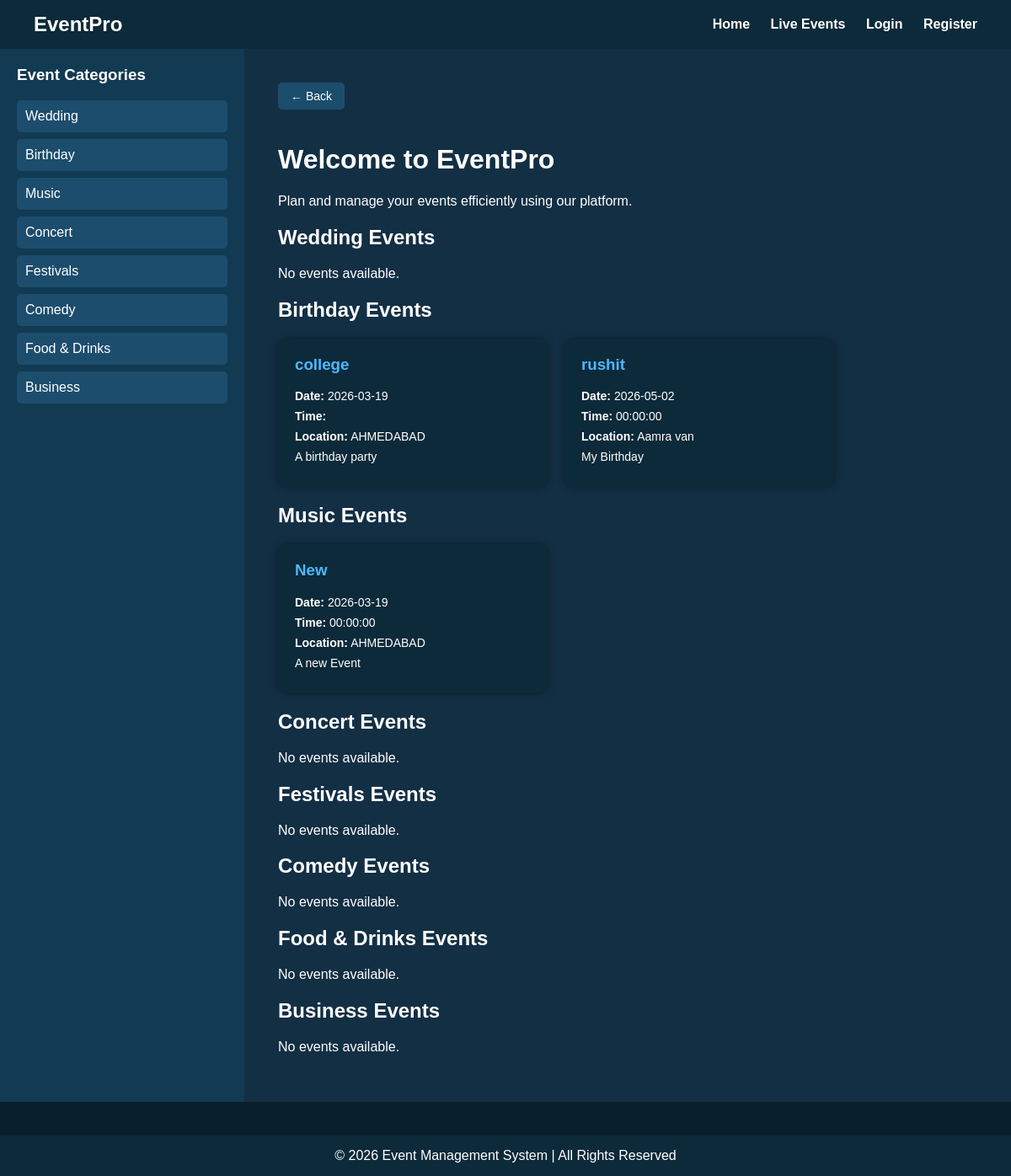
The page / on the database its author committed.
### tables this page shows
CREATE TABLE IF NOT EXISTS `events` (
  `id` int NOT NULL AUTO_INCREMENT,
  `event_name` varchar(255) NOT NULL,
  `event_date` date NOT NULL,
  `event_time` time DEFAULT NULL,
  `event_location` varchar(255) NOT NULL,
  `description` text NOT NULL,
  `created_at` timestamp NULL DEFAULT CURRENT_TIMESTAMP,
  `user_name` varchar(100) DEFAULT NULL,
  `status` varchar(20) DEFAULT 'pending',
  `live_status` varchar(10) DEFAULT 'no',
  `category` varchar(50) DEFAULT NULL,
  PRIMARY KEY (`id`)
);

### index.php (the view, shortened to what this page needs)
<?php
include("config.php");
$result = $conn->query("SELECT * FROM events WHERE status='approved' ORDER BY category, event_date ASC");
$events = [];
while($row = $result->fetch_assoc()){
    $events[$row['category']][] = $row;
}
$categories = [
"Wedding",
"Birthday",
"Music",
"Concert",
"Festivals",
"Comedy",
"Food & Drinks",
"Business"
];
?>
<!DOCTYPE html>
<html>
<head>
<link rel="stylesheet" href="style.css">
</head>
<body>
<header>
<h2>EventPro</h2>
<nav>
<a href="index.php">Home</a>
<a href="live_events.php">Live Events</a>
<a href="login.php">Login</a>
<a href="register.php">Register</a>
</nav>
</header>
<div class="container">
<div class="sidebar">
<h3>Event Categories</h3>
<a href="#">Wedding</a>
<a href="#">Birthday</a>
<a href="#">Music</a>
<a href="#">Concert</a>
<a href="#">Festivals</a>
<a href="#">Comedy</a>
<a href="#">Food & Drinks</a>
<a href="#">Business</a>
</div>
<div class="content">
<div class="back-btn">
<button onclick="history.back()">← Back</button>
</div>
<h1>Welcome to EventPro</h1>
<p>Plan and manage your events efficiently using our platform.</p>
<?php foreach($categories as $cat){ ?>
<h2><?php echo $cat; ?> Events</h2>
<?php if(isset($events[$cat])){ ?>
<div class="event-container">
<?php foreach($events[$cat] as $row){ ?>
<div class="event-card">
<h3><?php echo $row['event_name']; ?></h3>
<p><strong>Date:</strong> <?php echo $row['event_date']; ?></p>
<p><strong>Time:</strong> <?php echo $row['event_time']; ?></p>
<p><strong>Location:</strong> <?php echo $row['event_location']; ?></p>
<p><?php echo $row['description']; ?></p>
</div>
<?php } ?>
</div>
<?php } else { ?>
<p>No events available.</p>
<?php } ?>
<?php } ?>
</div>
</div>
<footer>
© <?php echo date("Y"); ?> Event Management System | All Rights Reserved
</footer>
</body>
</html>

### style.css (style rules this page uses)
body { margin: 0; font-family: Arial, sans-serif; background: #0a1f2c; color: white; }
header { background: #0d2a3a; padding: 15px 40px; display: flex; justify-content: space-between; align-items: center; }
header h2 { margin: 0; }
header nav a { color: white; text-decoration: none; margin-left: 20px; font-weight: bold; }
footer { background: #0d2a3a; text-align: center; padding: 15px; margin-top: 40px; }
.container { display: flex; min-height: 80vh; }
.sidebar { width: 250px; background: #123a52; padding: 20px; }
.sidebar h3 { margin-top: 0; }
.sidebar a { display: block; color: white; padding: 10px; text-decoration: none; margin-bottom: 8px; border-radius: 5px; background: #1c4d6d; }
.content { flex: 1; padding: 40px; background: #132f44; }
button { background: #1c4d6d; color: white; padding: 10px 20px; border: none; border-radius: 5px; cursor: pointer; }
.back-btn { display: inline-block; margin-bottom: 20px; }
.back-btn button { background: #1c4d6d; padding: 8px 15px; font-size: 14px; }
.event-container { display: flex; flex-wrap: wrap; gap: 20px; margin-top: 20px; }
.event-card { background: #0d2a3a; padding: 20px; border-radius: 10px; width: 280px; box-shadow: 0 0 10px rgba(0,0,0,0.4); }
.event-card h3 { margin-top: 0; color: #4db8ff; }
.event-card p { margin: 8px 0; font-size: 14px; }

### rows shown on the page
events: event_name "college", event_date "2026-03-19", event_location "AHMEDABAD", description "A birthday party"
events: event_name "rushit", event_date "2026-05-02", event_time "00:00:00", event_location "Aamra van", description "My Birthday"
events: event_name "New", event_date "2026-03-19", event_time "00:00:00", event_location "AHMEDABAD", description "A new Event"

### other values the page prints
$cat "Wedding"
$cat "Birthday"
$cat "Music"
$cat "Concert"
$cat "Festivals"
$cat "Comedy"
$cat "Food & Drinks"
$cat "Business"
